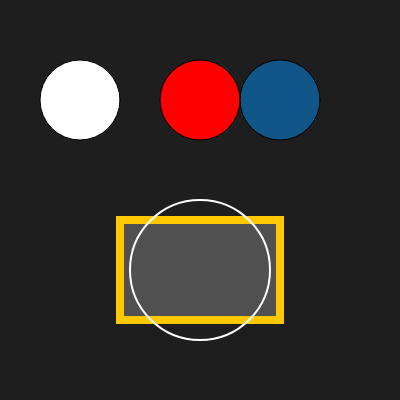
Frame 1 (no input)
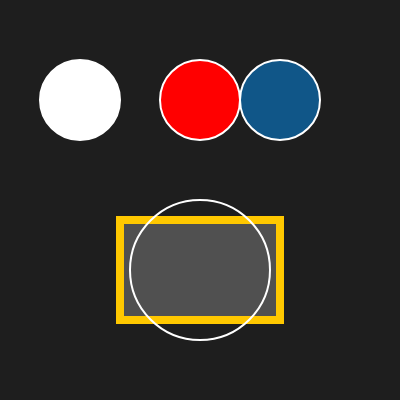
Frame 60 (no input)
Frame 120 (the mouse pressed at the canvas centre since frame 60): identical to frame 60, image omitted

The p5.js sketch that drew these frames (run headless with seeded random() and noise() and a simulated clock; from frame 60 on, the mouse is pressed at the canvas centre):

// p5.js sketch
// ── sketch.js
// Lektion 3: Farben
// Fuellfarbe, Umrandung und Liniendicke.

function setup() {
  createCanvas(400, 400);
}

function draw() {
  background(30); // dunkler Hintergrund

  // fill() legt die Fuellfarbe fest.
  // Ein Wert  = Graustufe (0 = schwarz, 255 = weiss)
  fill(255);
  circle(80, 100, 80);

  // Drei Werte = Rot, Gruen, Blau (jeweils 0-255)
  fill(255, 0, 0);
  circle(200, 100, 80);

  // Vier Werte = RGB + Transparenz (Alpha, 0 = unsichtbar, 255 = deckend)
  fill(0, 150, 255, 120);
  circle(280, 100, 80);

  // stroke() legt die Umrandungsfarbe fest,
  // strokeWeight() die Dicke der Umrandung.
  stroke(255, 200, 0);
  strokeWeight(8);
  fill(80);
  rect(120, 220, 160, 100);

  // noFill() / noStroke() schalten Fuellung bzw. Umrandung aus.
  noFill();
  stroke(255);
  strokeWeight(2);
  circle(200, 270, 140);
}
